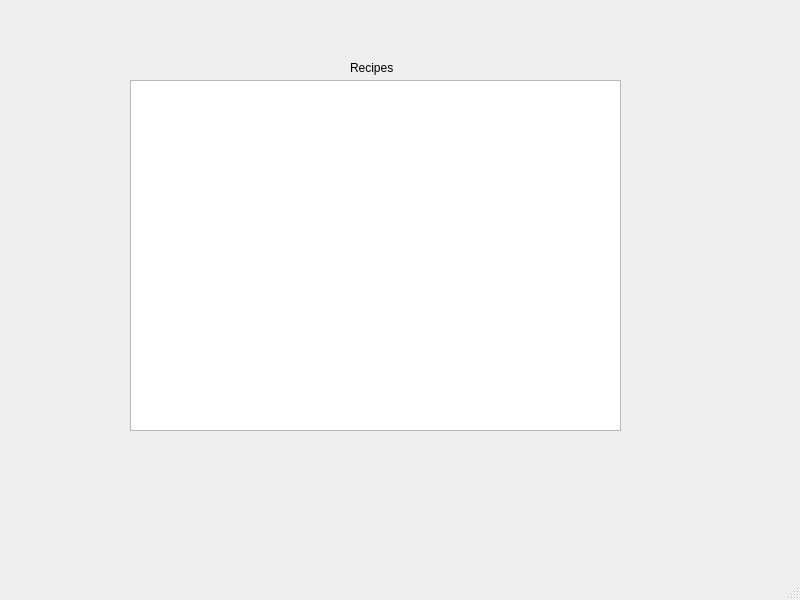
<?xml version="1.0" encoding="UTF-8"?>
<ui version="4.0">
 <class>viewrecipes</class>
 <widget class="QMainWindow" name="viewrecipes">
  <property name="geometry">
   <rect>
    <x>0</x>
    <y>0</y>
    <width>800</width>
    <height>600</height>
   </rect>
  </property>
  <property name="windowTitle">
   <string>MainWindow</string>
  </property>
  <widget class="QWidget" name="centralwidget">
   <widget class="QLabel" name="label">
    <property name="geometry">
     <rect>
      <x>350</x>
      <y>60</y>
      <width>51</width>
      <height>16</height>
     </rect>
    </property>
    <property name="text">
     <string>Recipes</string>
    </property>
   </widget>
   <widget class="QListView" name="listofRecipes">
    <property name="geometry">
     <rect>
      <x>130</x>
      <y>80</y>
      <width>491</width>
      <height>351</height>
     </rect>
    </property>
   </widget>
  </widget>
  <widget class="QMenuBar" name="menubar">
   <property name="geometry">
    <rect>
     <x>0</x>
     <y>0</y>
     <width>800</width>
     <height>24</height>
    </rect>
   </property>
  </widget>
  <widget class="QStatusBar" name="statusbar"/>
 </widget>
 <resources/>
 <connections/>
</ui>
